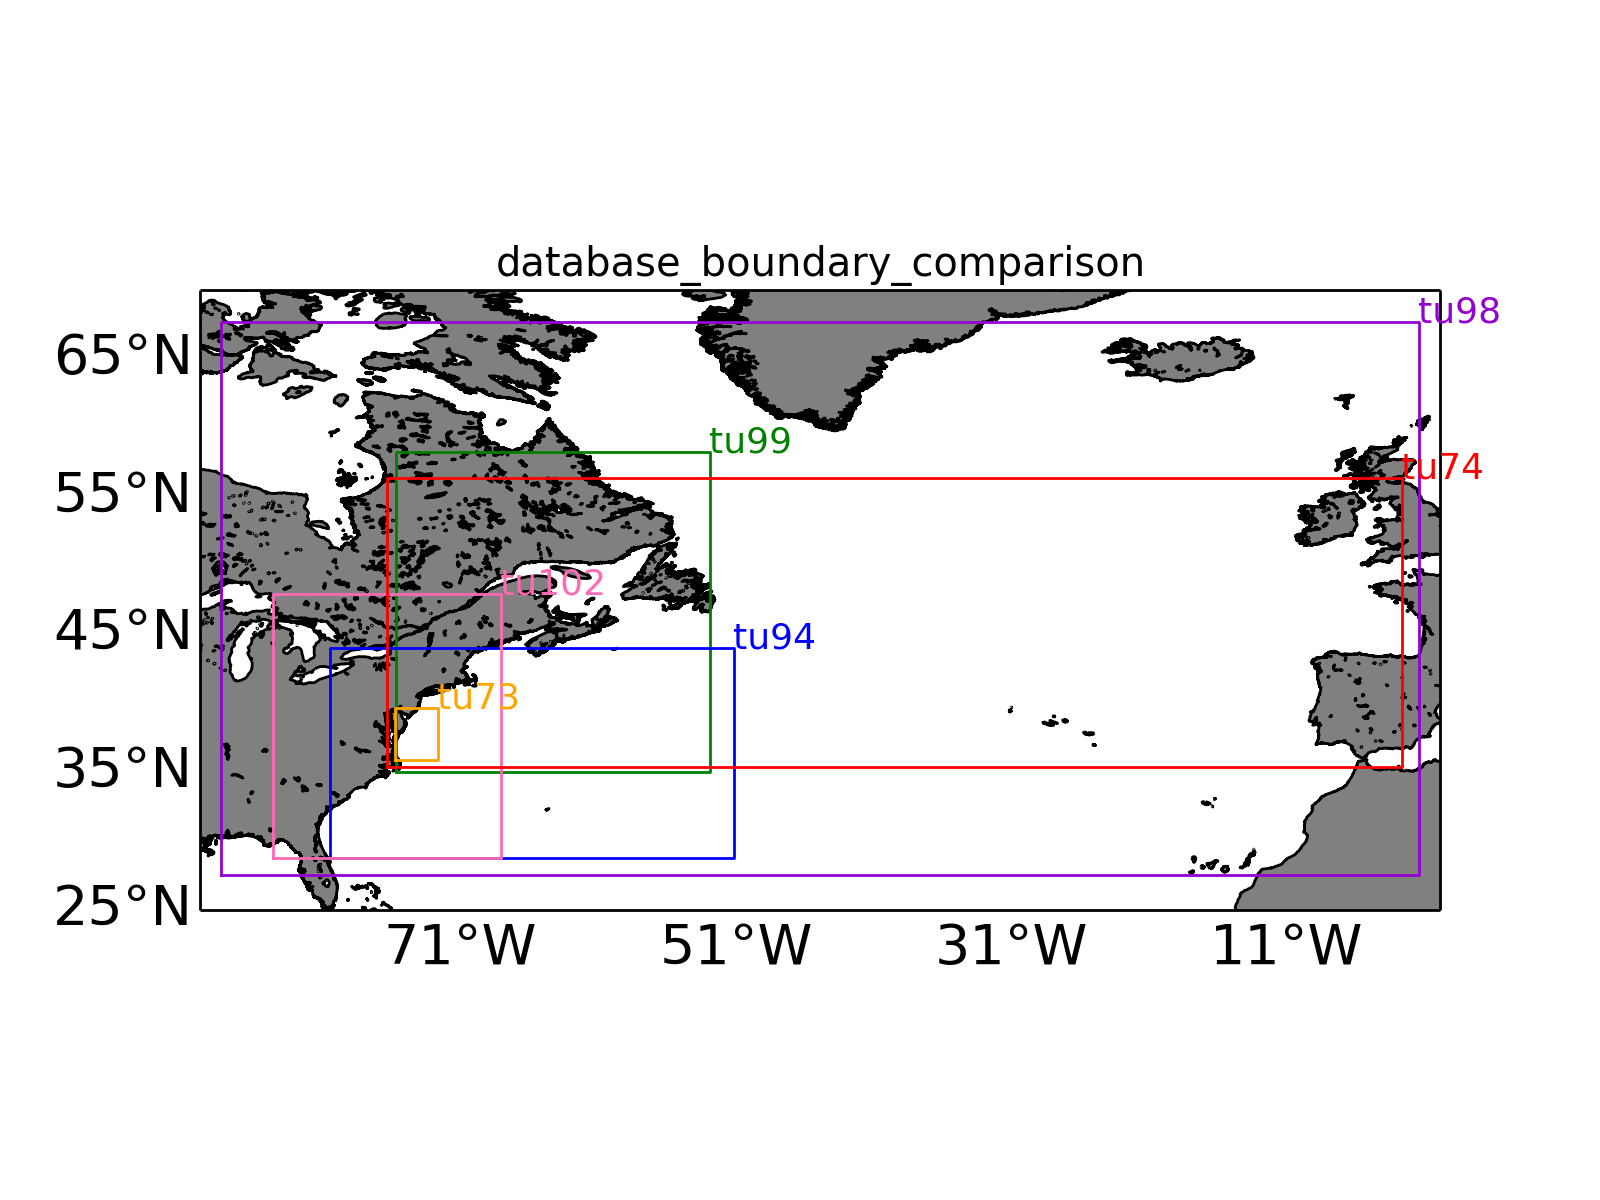

Here is the Python script that generated this plot:
# -*- coding: utf-8 -*-
"""
Created on Wed Dec 11 11:08:58 2019

@author: pengrui
"""
from datetime import datetime, timedelta
import matplotlib.pyplot as plt
import pandas as pd
import numpy as np
from mpl_toolkits.basemap import Basemap
from turtleModule import draw_basemap
from matplotlib.mlab import griddata
import glob
import time
import csv
lonsize = [-90, 0]
latsize = [25, 70]
color=['g','darkviolet','orange','b','hotpink','r','peru','lime']
fig =plt.figure()
ax = fig.add_subplot(111)
csv_list = glob.glob('*_Summary.csv') #search csv files in current folder
print('%s csvfiles searched in total'% len(csv_list))
k=0
for g in csv_list: #g is a filename which is processed
    df = pd.read_csv(g)    
    latmin= df['lat_min'].min()
    lonmin= df['lon_min'].min()
    latmax= df['lat_max'].max()
    lonmax= df['lon_max'].max()
    plt.plot([lonmin,lonmax,lonmax,lonmin,lonmin],[latmin,latmin,latmax,latmax,latmin],color=color[k])    
    a=csv_list[k].find('_') #locate '_'
    plt.text(lonmax,latmax,csv_list[k][0:a],size=13,color=color[k])
    k+=1
draw_basemap(fig, ax, lonsize, latsize, interval_lon=20, interval_lat=10)    
plt.title('database_boundary_comparison')
plt.savefig('visualize_db_boundary.png',dpi=200)
plt.show()
 
